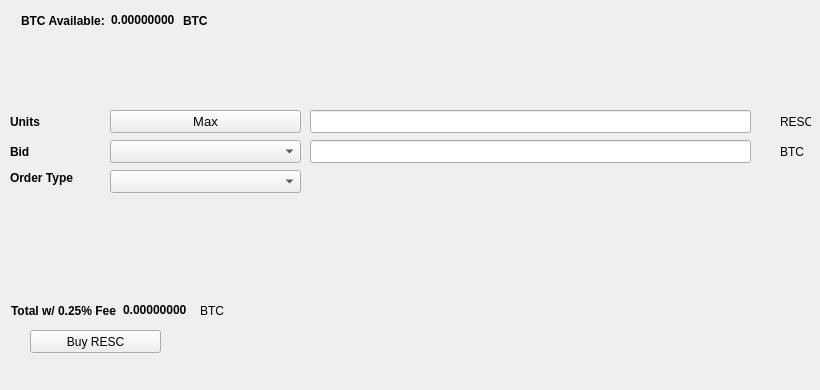
   <widget class="QWidget" name="BuyTab">
    <attribute name="title">
     <string>Buy</string>
    </attribute>
    <widget class="QPushButton" name="BuyRESC">
     <property name="geometry">
      <rect>
       <x>30</x>
       <y>330</y>
       <width>131</width>
       <height>23</height>
      </rect>
     </property>
     <property name="text">
      <string>Buy RESC</string>
     </property>
     <property name="icon">
      <iconset resource="../cryptorescuecoin.qrc">
       <normaloff>:/icons/bitcoin</normaloff>:/icons/bitcoin</iconset>
     </property>
    </widget>
    <widget class="QLabel" name="label_3">
     <property name="geometry">
      <rect>
       <x>10</x>
       <y>110</y>
       <width>46</width>
       <height>23</height>
      </rect>
     </property>
     <property name="font">
      <font>
       <weight>75</weight>
       <bold>true</bold>
      </font>
     </property>
     <property name="text">
      <string>Units</string>
     </property>
    </widget>
    <widget class="QLineEdit" name="UnitsInput">
     <property name="geometry">
      <rect>
       <x>310</x>
       <y>110</y>
       <width>441</width>
       <height>23</height>
      </rect>
     </property>
     <property name="font">
      <font>
       <pointsize>9</pointsize>
       <weight>75</weight>
       <bold>true</bold>
      </font>
     </property>
    </widget>
    <widget class="QLineEdit" name="BuyBidPriceEdit">
     <property name="geometry">
      <rect>
       <x>310</x>
       <y>140</y>
       <width>441</width>
       <height>23</height>
      </rect>
     </property>
     <property name="font">
      <font>
       <pointsize>9</pointsize>
       <weight>75</weight>
       <bold>true</bold>
      </font>
     </property>
    </widget>
    <widget class="QLabel" name="label_4">
     <property name="geometry">
      <rect>
       <x>780</x>
       <y>110</y>
       <width>31</width>
       <height>23</height>
      </rect>
     </property>
     <property name="text">
      <string>RESC</string>
     </property>
    </widget>
    <widget class="QLabel" name="label_5">
     <property name="geometry">
      <rect>
       <x>780</x>
       <y>140</y>
       <width>31</width>
       <height>23</height>
      </rect>
     </property>
     <property name="text">
      <string>BTC</string>
     </property>
    </widget>
    <widget class="QLabel" name="label_6">
     <property name="geometry">
      <rect>
       <x>10</x>
       <y>140</y>
       <width>46</width>
       <height>23</height>
      </rect>
     </property>
     <property name="font">
      <font>
       <weight>75</weight>
       <bold>true</bold>
      </font>
     </property>
     <property name="text">
      <string>Bid</string>
     </property>
    </widget>
    <widget class="QLabel" name="label_7">
     <property name="geometry">
      <rect>
       <x>10</x>
       <y>170</y>
       <width>91</width>
       <height>16</height>
      </rect>
     </property>
     <property name="font">
      <font>
       <weight>75</weight>
       <bold>true</bold>
      </font>
     </property>
     <property name="text">
      <string>Order Type</string>
     </property>
    </widget>
    <widget class="QPushButton" name="Buy_Max_Amount">
     <property name="geometry">
      <rect>
       <x>110</x>
       <y>110</y>
       <width>191</width>
       <height>23</height>
      </rect>
     </property>
     <property name="font">
      <font>
       <pointsize>10</pointsize>
      </font>
     </property>
     <property name="text">
      <string>Max</string>
     </property>
    </widget>
    <widget class="QComboBox" name="BuyBidcomboBox">
     <property name="geometry">
      <rect>
       <x>110</x>
       <y>140</y>
       <width>191</width>
       <height>23</height>
      </rect>
     </property>
     <property name="font">
      <font>
       <pointsize>10</pointsize>
      </font>
     </property>
    </widget>
    <widget class="QComboBox" name="buyOrdertypeCombo">
     <property name="geometry">
      <rect>
       <x>110</x>
       <y>170</y>
       <width>191</width>
       <height>23</height>
      </rect>
     </property>
     <property name="font">
      <font>
       <pointsize>10</pointsize>
      </font>
     </property>
    </widget>
    <widget class="QWidget" name="layoutWidget1">
     <property name="geometry">
      <rect>
       <x>21</x>
       <y>11</y>
       <width>227</width>
       <height>19</height>
      </rect>
     </property>
     <layout class="QHBoxLayout" name="horizontalLayout_3">
      <item>
       <widget class="QLabel" name="label232">
        <property name="font">
         <font>
          <weight>75</weight>
          <bold>true</bold>
         </font>
        </property>
        <property name="text">
         <string>BTC Available:</string>
        </property>
       </widget>
      </item>
      <item>
       <widget class="QLabel" name="BtcAvailableLbl">
        <property name="palette">
         <palette>
          <active>
           <colorrole role="WindowText">
            <brush brushstyle="SolidPattern">
             <color alpha="255">
              <red>0</red>
              <green>0</green>
              <blue>0</blue>
             </color>
            </brush>
           </colorrole>
           <colorrole role="Button">
            <brush brushstyle="SolidPattern">
             <color alpha="255">
              <red>0</red>
              <green>170</green>
              <blue>0</blue>
             </color>
            </brush>
           </colorrole>
           <colorrole role="Light">
            <brush brushstyle="SolidPattern">
             <color alpha="255">
              <red>0</red>
              <green>255</green>
              <blue>0</blue>
             </color>
            </brush>
           </colorrole>
           <colorrole role="Midlight">
            <brush brushstyle="SolidPattern">
             <color alpha="255">
              <red>0</red>
              <green>212</green>
              <blue>0</blue>
             </color>
            </brush>
           </colorrole>
           <colorrole role="Dark">
            <brush brushstyle="SolidPattern">
             <color alpha="255">
              <red>0</red>
              <green>85</green>
              <blue>0</blue>
             </color>
            </brush>
           </colorrole>
           <colorrole role="Mid">
            <brush brushstyle="SolidPattern">
             <color alpha="255">
              <red>0</red>
              <green>113</green>
              <blue>0</blue>
             </color>
            </brush>
           </colorrole>
           <colorrole role="Text">
            <brush brushstyle="SolidPattern">
             <color alpha="255">
              <red>0</red>
              <green>170</green>
              <blue>0</blue>
             </color>
            </brush>
           </colorrole>
           <colorrole role="BrightText">
            <brush brushstyle="SolidPattern">
             <color alpha="255">
              <red>255</red>
              <green>255</green>
              <blue>255</blue>
             </color>
            </brush>
           </colorrole>
           <colorrole role="ButtonText">
            <brush brushstyle="SolidPattern">
             <color alpha="255">
              <red>0</red>
              <green>0</green>
              <blue>0</blue>
             </color>
            </brush>
           </colorrole>
           <colorrole role="Base">
            <brush brushstyle="SolidPattern">
             <color alpha="255">
              <red>255</red>
              <green>255</green>
              <blue>255</blue>
             </color>
            </brush>
           </colorrole>
           <colorrole role="Window">
            <brush brushstyle="SolidPattern">
             <color alpha="255">
              <red>0</red>
              <green>170</green>
              <blue>0</blue>
             </color>
            </brush>
           </colorrole>
           <colorrole role="Shadow">
            <brush brushstyle="SolidPattern">
             <color alpha="255">
              <red>0</red>
              <green>0</green>
              <blue>0</blue>
             </color>
            </brush>
           </colorrole>
           <colorrole role="AlternateBase">
            <brush brushstyle="SolidPattern">
             <color alpha="255">
              <red>127</red>
              <green>212</green>
              <blue>127</blue>
             </color>
            </brush>
           </colorrole>
           <colorrole role="ToolTipBase">
            <brush brushstyle="SolidPattern">
             <color alpha="255">
              <red>255</red>
              <green>255</green>
              <blue>220</blue>
             </color>
            </brush>
           </colorrole>
           <colorrole role="ToolTipText">
            <brush brushstyle="SolidPattern">
             <color alpha="255">
              <red>0</red>
              <green>0</green>
              <blue>0</blue>
             </color>
            </brush>
           </colorrole>
          </active>
          <inactive>
           <colorrole role="WindowText">
            <brush brushstyle="SolidPattern">
             <color alpha="255">
              <red>0</red>
              <green>0</green>
              <blue>0</blue>
             </color>
            </brush>
           </colorrole>
           <colorrole role="Button">
            <brush brushstyle="SolidPattern">
             <color alpha="255">
              <red>0</red>
              <green>170</green>
              <blue>0</blue>
             </color>
            </brush>
           </colorrole>
           <colorrole role="Light">
            <brush brushstyle="SolidPattern">
             <color alpha="255">
              <red>0</red>
              <green>255</green>
              <blue>0</blue>
             </color>
            </brush>
           </colorrole>
           <colorrole role="Midlight">
            <brush brushstyle="SolidPattern">
             <color alpha="255">
              <red>0</red>
              <green>212</green>
              <blue>0</blue>
             </color>
            </brush>
           </colorrole>
           <colorrole role="Dark">
            <brush brushstyle="SolidPattern">
             <color alpha="255">
              <red>0</red>
              <green>85</green>
              <blue>0</blue>
             </color>
            </brush>
           </colorrole>
           <colorrole role="Mid">
            <brush brushstyle="SolidPattern">
             <color alpha="255">
              <red>0</red>
              <green>113</green>
              <blue>0</blue>
             </color>
            </brush>
           </colorrole>
           <colorrole role="Text">
            <brush brushstyle="SolidPattern">
             <color alpha="255">
              <red>0</red>
              <green>170</green>
              <blue>0</blue>
             </color>
            </brush>
           </colorrole>
           <colorrole role="BrightText">
            <brush brushstyle="SolidPattern">
             <color alpha="255">
              <red>255</red>
              <green>255</green>
              <blue>255</blue>
             </color>
            </brush>
           </colorrole>
           <colorrole role="ButtonText">
            <brush brushstyle="SolidPattern">
             <color alpha="255">
              <red>0</red>
              <green>0</green>
              <blue>0</blue>
             </color>
            </brush>
           </colorrole>
           <colorrole role="Base">
            <brush brushstyle="SolidPattern">
             <color alpha="255">
              <red>255</red>
              <green>255</green>
              <blue>255</blue>
             </color>
            </brush>
           </colorrole>
           <colorrole role="Window">
            <brush brushstyle="SolidPattern">
             <color alpha="255">
              <red>0</red>
              <green>170</green>
              <blue>0</blue>
             </color>
            </brush>
           </colorrole>
           <colorrole role="Shadow">
            <brush brushstyle="SolidPattern">
             <color alpha="255">
              <red>0</red>
              <green>0</green>
              <blue>0</blue>
             </color>
            </brush>
           </colorrole>
           <colorrole role="AlternateBase">
            <brush brushstyle="SolidPattern">
             <color alpha="255">
              <red>127</red>
              <green>212</green>
              <blue>127</blue>
             </color>
            </brush>
           </colorrole>
           <colorrole role="ToolTipBase">
            <brush brushstyle="SolidPattern">
             <color alpha="255">
              <red>255</red>
              <green>255</green>
              <blue>220</blue>
             </color>
            </brush>
           </colorrole>
           <colorrole role="ToolTipText">
            <brush brushstyle="SolidPattern">
             <color alpha="255">
              <red>0</red>
              <green>0</green>
              <blue>0</blue>
             </color>
            </brush>
           </colorrole>
          </inactive>
          <disabled>
           <colorrole role="WindowText">
            <brush brushstyle="SolidPattern">
             <color alpha="255">
              <red>0</red>
              <green>85</green>
              <blue>0</blue>
             </color>
            </brush>
           </colorrole>
           <colorrole role="Button">
            <brush brushstyle="SolidPattern">
             <color alpha="255">
              <red>0</red>
              <green>170</green>
              <blue>0</blue>
             </color>
            </brush>
           </colorrole>
           <colorrole role="Light">
            <brush brushstyle="SolidPattern">
             <color alpha="255">
              <red>0</red>
              <green>255</green>
              <blue>0</blue>
             </color>
            </brush>
           </colorrole>
           <colorrole role="Midlight">
            <brush brushstyle="SolidPattern">
             <color alpha="255">
              <red>0</red>
              <green>212</green>
              <blue>0</blue>
             </color>
            </brush>
           </colorrole>
           <colorrole role="Dark">
            <brush brushstyle="SolidPattern">
             <color alpha="255">
              <red>0</red>
              <green>85</green>
              <blue>0</blue>
             </color>
            </brush>
           </colorrole>
           <colorrole role="Mid">
            <brush brushstyle="SolidPattern">
             <color alpha="255">
              <red>0</red>
              <green>113</green>
              <blue>0</blue>
             </color>
            </brush>
           </colorrole>
           <colorrole role="Text">
            <brush brushstyle="SolidPattern">
             <color alpha="255">
              <red>0</red>
              <green>85</green>
              <blue>0</blue>
             </color>
            </brush>
           </colorrole>
           <colorrole role="BrightText">
            <brush brushstyle="SolidPattern">
             <color alpha="255">
              <red>255</red>
              <green>255</green>
              <blue>255</blue>
             </color>
            </brush>
           </colorrole>
           <colorrole role="ButtonText">
            <brush brushstyle="SolidPattern">
             <color alpha="255">
              <red>0</red>
              <green>85</green>
              <blue>0</blue>
             </color>
            </brush>
           </colorrole>
           <colorrole role="Base">
            <brush brushstyle="SolidPattern">
             <color alpha="255">
              <red>0</red>
              <green>170</green>
              <blue>0</blue>
             </color>
            </brush>
           </colorrole>
           <colorrole role="Window">
            <brush brushstyle="SolidPattern">
             <color alpha="255">
              <red>0</red>
              <green>170</green>
              <blue>0</blue>
             </color>
            </brush>
           </colorrole>
           <colorrole role="Shadow">
            <brush brushstyle="SolidPattern">
             <color alpha="255">
              <red>0</red>
              <green>0</green>
              <blue>0</blue>
             </color>
            </brush>
           </colorrole>
           <colorrole role="AlternateBase">
            <brush brushstyle="SolidPattern">
             <color alpha="255">
              <red>0</red>
              <green>170</green>
              <blue>0</blue>
             </color>
            </brush>
           </colorrole>
           <colorrole role="ToolTipBase">
            <brush brushstyle="SolidPattern">
             <color alpha="255">
              <red>255</red>
              <green>255</green>
              <blue>220</blue>
             </color>
            </brush>
           </colorrole>
           <colorrole role="ToolTipText">
            <brush brushstyle="SolidPattern">
             <color alpha="255">
              <red>0</red>
              <green>0</green>
              <blue>0</blue>
             </color>
            </brush>
           </colorrole>
          </disabled>
         </palette>
        </property>
        <property name="font">
         <font>
          <weight>75</weight>
          <bold>true</bold>
         </font>
        </property>
        <property name="text">
         <string>0.00000000</string>
        </property>
        <property name="textInteractionFlags">
         <set>Qt::LinksAccessibleByMouse|Qt::TextSelectableByKeyboard|Qt::TextSelectableByMouse</set>
        </property>
       </widget>
      </item>
      <item>
       <widget class="QLabel" name="BtcAvailableLbl_2">
        <property name="font">
         <font>
          <weight>75</weight>
          <bold>true</bold>
         </font>
        </property>
        <property name="text">
         <string>BTC</string>
        </property>
       </widget>
      </item>
     </layout>
    </widget>
    <widget class="QWidget" name="layoutWidge2">
     <property name="geometry">
      <rect>
       <x>11</x>
       <y>301</y>
       <width>259</width>
       <height>19</height>
      </rect>
     </property>
     <layout class="QHBoxLayout" name="horizontalLayout_4">
      <item>
       <widget class="QLabel" name="label_9">
        <property name="font">
         <font>
          <weight>75</weight>
          <bold>true</bold>
         </font>
        </property>
        <property name="text">
         <string>Total w/ 0.25% Fee</string>
        </property>
       </widget>
      </item>
      <item>
       <widget class="QLabel" name="BuyCostLabel">
        <property name="palette">
         <palette>
          <active>
           <colorrole role="WindowText">
            <brush brushstyle="SolidPattern">
             <color alpha="255">
              <red>0</red>
              <green>0</green>
              <blue>0</blue>
             </color>
            </brush>
           </colorrole>
           <colorrole role="Button">
            <brush brushstyle="SolidPattern">
             <color alpha="255">
              <red>0</red>
              <green>170</green>
              <blue>0</blue>
             </color>
            </brush>
           </colorrole>
           <colorrole role="Light">
            <brush brushstyle="SolidPattern">
             <color alpha="255">
              <red>0</red>
              <green>255</green>
              <blue>0</blue>
             </color>
            </brush>
           </colorrole>
           <colorrole role="Midlight">
            <brush brushstyle="SolidPattern">
             <color alpha="255">
              <red>0</red>
              <green>212</green>
              <blue>0</blue>
             </color>
            </brush>
           </colorrole>
           <colorrole role="Dark">
            <brush brushstyle="SolidPattern">
             <color alpha="255">
              <red>0</red>
              <green>85</green>
              <blue>0</blue>
             </color>
            </brush>
           </colorrole>
           <colorrole role="Mid">
            <brush brushstyle="SolidPattern">
             <color alpha="255">
              <red>0</red>
              <green>113</green>
              <blue>0</blue>
             </color>
            </brush>
           </colorrole>
           <colorrole role="Text">
            <brush brushstyle="SolidPattern">
             <color alpha="255">
              <red>0</red>
              <green>170</green>
              <blue>0</blue>
             </color>
            </brush>
           </colorrole>
           <colorrole role="BrightText">
            <brush brushstyle="SolidPattern">
             <color alpha="255">
              <red>255</red>
              <green>255</green>
              <blue>255</blue>
             </color>
            </brush>
           </colorrole>
           <colorrole role="ButtonText">
            <brush brushstyle="SolidPattern">
             <color alpha="255">
              <red>0</red>
              <green>0</green>
              <blue>0</blue>
             </color>
            </brush>
           </colorrole>
           <colorrole role="Base">
            <brush brushstyle="SolidPattern">
             <color alpha="255">
              <red>255</red>
              <green>255</green>
              <blue>255</blue>
             </color>
            </brush>
           </colorrole>
           <colorrole role="Window">
            <brush brushstyle="SolidPattern">
             <color alpha="255">
              <red>0</red>
              <green>170</green>
              <blue>0</blue>
             </color>
            </brush>
           </colorrole>
           <colorrole role="Shadow">
            <brush brushstyle="SolidPattern">
             <color alpha="255">
              <red>0</red>
              <green>0</green>
              <blue>0</blue>
             </color>
            </brush>
           </colorrole>
           <colorrole role="AlternateBase">
            <brush brushstyle="SolidPattern">
             <color alpha="255">
              <red>127</red>
              <green>212</green>
              <blue>127</blue>
             </color>
            </brush>
           </colorrole>
           <colorrole role="ToolTipBase">
            <brush brushstyle="SolidPattern">
             <color alpha="255">
              <red>255</red>
              <green>255</green>
              <blue>220</blue>
             </color>
            </brush>
           </colorrole>
           <colorrole role="ToolTipText">
            <brush brushstyle="SolidPattern">
             <color alpha="255">
              <red>0</red>
              <green>0</green>
              <blue>0</blue>
             </color>
            </brush>
           </colorrole>
          </active>
          <inactive>
           <colorrole role="WindowText">
            <brush brushstyle="SolidPattern">
             <color alpha="255">
              <red>0</red>
              <green>0</green>
              <blue>0</blue>
             </color>
            </brush>
           </colorrole>
           <colorrole role="Button">
            <brush brushstyle="SolidPattern">
             <color alpha="255">
              <red>0</red>
              <green>170</green>
              <blue>0</blue>
             </color>
            </brush>
           </colorrole>
           <colorrole role="Light">
            <brush brushstyle="SolidPattern">
             <color alpha="255">
              <red>0</red>
              <green>255</green>
              <blue>0</blue>
             </color>
            </brush>
           </colorrole>
           <colorrole role="Midlight">
            <brush brushstyle="SolidPattern">
             <color alpha="255">
              <red>0</red>
              <green>212</green>
              <blue>0</blue>
             </color>
            </brush>
           </colorrole>
           <colorrole role="Dark">
            <brush brushstyle="SolidPattern">
             <color alpha="255">
              <red>0</red>
              <green>85</green>
              <blue>0</blue>
             </color>
            </brush>
           </colorrole>
           <colorrole role="Mid">
            <brush brushstyle="SolidPattern">
             <color alpha="255">
              <red>0</red>
              <green>113</green>
              <blue>0</blue>
             </color>
            </brush>
           </colorrole>
           <colorrole role="Text">
            <brush brushstyle="SolidPattern">
             <color alpha="255">
              <red>0</red>
              <green>170</green>
              <blue>0</blue>
             </color>
            </brush>
           </colorrole>
           <colorrole role="BrightText">
            <brush brushstyle="SolidPattern">
             <color alpha="255">
              <red>255</red>
              <green>255</green>
              <blue>255</blue>
             </color>
            </brush>
           </colorrole>
           <colorrole role="ButtonText">
            <brush brushstyle="SolidPattern">
             <color alpha="255">
              <red>0</red>
              <green>0</green>
              <blue>0</blue>
             </color>
            </brush>
           </colorrole>
           <colorrole role="Base">
            <brush brushstyle="SolidPattern">
             <color alpha="255">
              <red>255</red>
              <green>255</green>
              <blue>255</blue>
             </color>
            </brush>
           </colorrole>
           <colorrole role="Window">
            <brush brushstyle="SolidPattern">
             <color alpha="255">
              <red>0</red>
              <green>170</green>
              <blue>0</blue>
             </color>
            </brush>
           </colorrole>
           <colorrole role="Shadow">
            <brush brushstyle="SolidPattern">
             <color alpha="255">
              <red>0</red>
              <green>0</green>
              <blue>0</blue>
             </color>
            </brush>
           </colorrole>
           <colorrole role="AlternateBase">
            <brush brushstyle="SolidPattern">
             <color alpha="255">
              <red>127</red>
              <green>212</green>
              <blue>127</blue>
             </color>
            </brush>
           </colorrole>
           <colorrole role="ToolTipBase">
            <brush brushstyle="SolidPattern">
             <color alpha="255">
              <red>255</red>
              <green>255</green>
              <blue>220</blue>
             </color>
            </brush>
           </colorrole>
           <colorrole role="ToolTipText">
            <brush brushstyle="SolidPattern">
             <color alpha="255">
              <red>0</red>
              <green>0</green>
              <blue>0</blue>
             </color>
            </brush>
           </colorrole>
          </inactive>
          <disabled>
           <colorrole role="WindowText">
            <brush brushstyle="SolidPattern">
             <color alpha="255">
              <red>0</red>
              <green>85</green>
              <blue>0</blue>
             </color>
            </brush>
           </colorrole>
           <colorrole role="Button">
            <brush brushstyle="SolidPattern">
             <color alpha="255">
              <red>0</red>
              <green>170</green>
              <blue>0</blue>
             </color>
            </brush>
           </colorrole>
           <colorrole role="Light">
            <brush brushstyle="SolidPattern">
             <color alpha="255">
              <red>0</red>
              <green>255</green>
              <blue>0</blue>
             </color>
            </brush>
           </colorrole>
           <colorrole role="Midlight">
            <brush brushstyle="SolidPattern">
             <color alpha="255">
              <red>0</red>
              <green>212</green>
              <blue>0</blue>
             </color>
            </brush>
           </colorrole>
           <colorrole role="Dark">
            <brush brushstyle="SolidPattern">
             <color alpha="255">
              <red>0</red>
              <green>85</green>
              <blue>0</blue>
             </color>
            </brush>
           </colorrole>
           <colorrole role="Mid">
            <brush brushstyle="SolidPattern">
             <color alpha="255">
              <red>0</red>
              <green>113</green>
              <blue>0</blue>
             </color>
            </brush>
           </colorrole>
           <colorrole role="Text">
            <brush brushstyle="SolidPattern">
             <color alpha="255">
              <red>0</red>
              <green>85</green>
              <blue>0</blue>
             </color>
            </brush>
           </colorrole>
           <colorrole role="BrightText">
            <brush brushstyle="SolidPattern">
             <color alpha="255">
              <red>255</red>
              <green>255</green>
              <blue>255</blue>
             </color>
            </brush>
           </colorrole>
           <colorrole role="ButtonText">
            <brush brushstyle="SolidPattern">
             <color alpha="255">
              <red>0</red>
              <green>85</green>
              <blue>0</blue>
             </color>
            </brush>
           </colorrole>
           <colorrole role="Base">
            <brush brushstyle="SolidPattern">
             <color alpha="255">
              <red>0</red>
              <green>170</green>
              <blue>0</blue>
             </color>
            </brush>
           </colorrole>
           <colorrole role="Window">
            <brush brushstyle="SolidPattern">
             <color alpha="255">
              <red>0</red>
              <green>170</green>
              <blue>0</blue>
             </color>
            </brush>
           </colorrole>
           <colorrole role="Shadow">
            <brush brushstyle="SolidPattern">
             <color alpha="255">
              <red>0</red>
              <green>0</green>
              <blue>0</blue>
             </color>
            </brush>
           </colorrole>
           <colorrole role="AlternateBase">
            <brush brushstyle="SolidPattern">
             <color alpha="255">
              <red>0</red>
              <green>170</green>
              <blue>0</blue>
             </color>
            </brush>
           </colorrole>
           <colorrole role="ToolTipBase">
            <brush brushstyle="SolidPattern">
             <color alpha="255">
              <red>255</red>
              <green>255</green>
              <blue>220</blue>
             </color>
            </brush>
           </colorrole>
           <colorrole role="ToolTipText">
            <brush brushstyle="SolidPattern">
             <color alpha="255">
              <red>0</red>
              <green>0</green>
              <blue>0</blue>
             </color>
            </brush>
           </colorrole>
          </disabled>
         </palette>
        </property>
        <property name="font">
         <font>
          <weight>75</weight>
          <bold>true</bold>
         </font>
        </property>
        <property name="autoFillBackground">
         <bool>false</bool>
        </property>
        <property name="text">
         <string>0.00000000</string>
        </property>
        <property name="textInteractionFlags">
         <set>Qt::LinksAccessibleByMouse|Qt::TextSelectableByMouse</set>
        </property>
       </widget>
      </item>
      <item>
       <widget class="QLabel" name="label_10">
        <property name="font">
         <font>
          <weight>50</weight>
          <bold>false</bold>
         </font>
        </property>
        <property name="text">
         <string>BTC</string>
        </property>
       </widget>
      </item>
     </layout>
    </widget>
    <widget class="QLabel" name="label_24">
     <property name="geometry">
      <rect>
       <x>460</x>
       <y>300</y>
       <width>281</width>
       <height>81</height>
      </rect>
     </property>
     <property name="text">
      <string/>
     </property>
     <property name="pixmap">
      <pixmap>:/images/bittrex</pixmap>
     </property>
    </widget>
   </widget>
